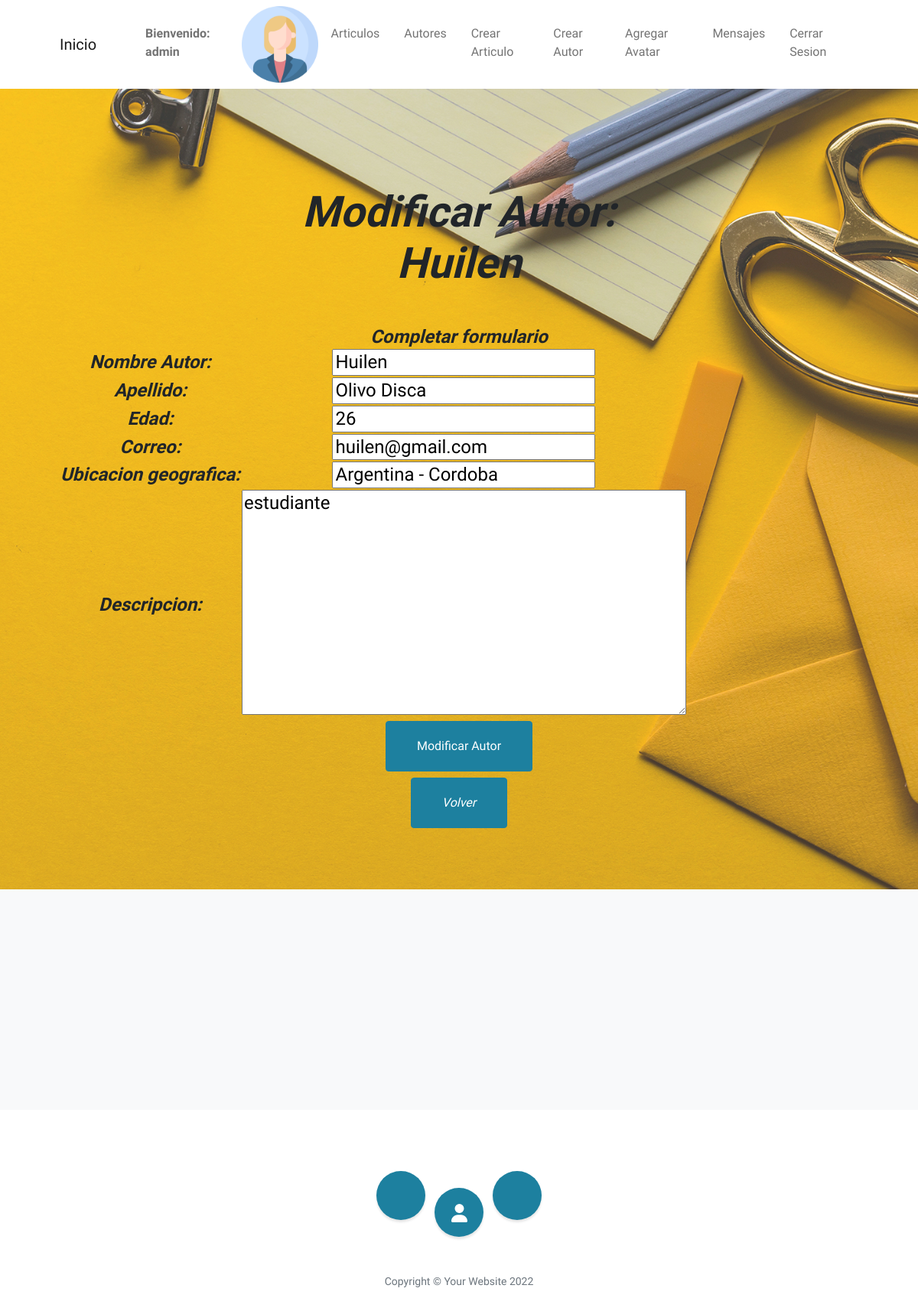
Page /editarautor/8 (signed in) on the committed database.
### AppBlog/models.py (models this page shows, shortened)
class Autor (models.Model):
    id = models.AutoField(primary_key= True)
    nombre = models.CharField (max_length = 80, blank = False, null = False, verbose_name= 'Nombre')
    apellido = models.CharField (max_length = 80, blank = False, null = False, verbose_name = 'Apellido' )
    edad= models.IntegerField (null = True, blank = True, verbose_name = 'Edad')
    correo = models.EmailField (unique = True, max_length= 100, verbose_name = 'Correo')
    ubicacion = models.CharField (max_length = 200, blank = False, null = False, verbose_name = 'ubicacion')
    descripcion = models.TextField (blank = False, null = False, verbose_name = 'Descripcion')

### AppBlog/views.py (the view)
@login_required
def editarautor (request,id):
    autor = Autor.objects.get(id=id)
    if request.method=="POST":
        form= AutorForm(request.POST)
        if form.is_valid():
            informacion=form.cleaned_data
            autor.nombre= informacion['nombre']
            autor.apellido= informacion ['apellido']
            autor.edad= informacion ['edad']
            autor.correo=informacion['correo']
            autor.ubicacion=informacion['ubicacion']
            autor.descripcion= informacion ['descripcion']
            autor.save()
            autor= Autor.objects.all()
            return render (request, 'AppBlog/autores.html', {"autores": autores, "mensaje": "Autor Editado Correctamente"})
        pass
    else:
        formulario= AutorForm(initial={"nombre":autor.nombre, "apellido":autor.apellido, "edad":autor.edad, "correo":autor.correo, "ubicacion":autor.ubicacion, "descripcion": autor.descripcion })
        return render (request, 'AppBlog/editarautor.html', {'form': formulario, 'autor': autor,  "avatar": obtenerAvatar(request)})

### AppBlog/forms.py
class AutorForm(forms.Form):
    nombre = forms.CharField (max_length = 80, label='Nombre Autor' )
    apellido = forms.CharField (max_length = 80, label='Apellido' )
    edad= forms.IntegerField (label='Edad')
    correo = forms.EmailField (max_length= 100, label='Correo')
    ubicacion = forms.CharField (max_length = 200, label='Ubicacion geografica')
    descripcion = forms.CharField (label='Descripcion', widget=forms.Textarea)

### AppBlog/views.py (called while the page is built)
def obtenerAvatar(request):
    lista=Avatar.objects.filter(user=request.user)
    if len(lista)!=0:
        avatar=lista[0].imagen.url
    else:
        avatar="/media/avatars/descarga.jpeg"
    return avatar

### AppBlog/templates/AppBlog/editarautor.html (shortened to what this page needs)
{% extends "AppBlog/padre.html" %}
{% load static %}
{% block titulo_url %}
    <h2 class="mx-auto mb-5">
        <em>Modificar Autor: {{ autor.nombre }}</em></h2>
    <h4><em>Completar formulario</em>
    <form action="{% url 'editarautor' autor.id %}" method="POST"> {% csrf_token %}
        <table>
            {{ form.as_table }}
        </table>
        <input type="submit" value="Modificar Autor" class="btn btn-primary btn-xl">
    </form></h4>
    <a class="btn btn-primary btn-xl" href="{% url 'autores' %}">Volver</a>
{% endblock %}

### AppBlog/templates/AppBlog/padre.html (shortened to what this page needs)
<!DOCTYPE html>
<html lang="en">
    <head>
        {% load static %}
        <link href="https://cdnjs.cloudflare.com/ajax/libs/simple-line-icons/2.5.5/css/simple-line-icons.min.css" rel="stylesheet" />
        <link href="{% static 'AppBlog/css/styles.css' %}" rel="stylesheet" />
    </head>
    <body id="page-top">
        <nav class="navbar navbar-expand-lg navbar-light" id="mainNav">
            <div class="container px-4 px-lg-5">
                <a class="navbar-brand" href="{% url 'inicio' %}">Inicio</a>
                <div class="collapse navbar-collapse" id="navbarResponsive">
                    <ul class="navbar-nav ms-auto py-4 py-lg-0">
                        {% if user.is_authenticated %}
                        <li class="nav-item"><a class="nav-link px-lg-3 py-3 py-lg-4" ></li><strong>Bienvenido: {{ user.username }} </strong></a></li>     <img src="{{ avatar }}" alt="" width="100" height="100">
                        <li class="nav-item"><a class="nav-link px-lg-3 py-3 py-lg-4" href="{% url 'articulos' %}">Articulos</a></li>
                        <li class="nav-item"><a class="nav-link px-lg-3 py-3 py-lg-4" href="{% url 'autores' %}">Autores</a></li>
                        <li class="nav-item"><a class="nav-link px-lg-3 py-3 py-lg-4" href="{% url 'crear_articulo' %}">Crear Articulo</a></li>
                        <li class="nav-item"><a class="nav-link px-lg-3 py-3 py-lg-4" href="{% url 'crear_autor' %}">Crear Autor</a></li>
                        <li class="nav-item"><a class="nav-link px-lg-3 py-3 py-lg-4" href="{% url 'agregarAvatar' %}">Agregar Avatar</a></li>
                        <li class="nav-item"><a class="nav-link px-lg-3 py-3 py-lg-4" href="{% url 'mensajes' %}">Mensajes</a></li>
                        <li class="nav-item"><a class="nav-link px-lg-3 py-3 py-lg-4" href="{% url 'logout' %}">Cerrar Sesion</a></li>
                        {% else %}
                        <li class="nav-item"><a class="nav-link px-lg-3 py-3 py-lg-4" href="{% url 'ingresar' %}">Ingresar Usuario</a></li>
                        {% endif %}
                    </ul>
                </div>
            </div>
        </nav>
        <section class="callout">
            <div class="container px-4 px-lg-5 text-center">
                <h2 class="mx-auto mb-5">
                    <em>{% block titulo_url %}
                        {% endblock %} </em>
                </h2>
            </div>
        </section>
        <section class="content-section bg-light" id="about">
            <div class="container px-4 px-lg-5 text-center">
                <div class="row gx-4 gx-lg-5 justify-content-center">
                    <div class="col-lg-10">
                    </div>
                </div>
            </div>
        </section>
        <footer class="footer text-center">
            <div class="container px-4 px-lg-5">
                <ul class="list-inline mb-5">
                    <li class="list-inline-item">
                        <a class="social-link rounded-circle text-white" href="https://github.com/HuilenOlivo/"></a>
                    </li>
                    <li class="list-inline-item">
                        <a class="social-link rounded-circle text-white mr-3" href="{% url 'presentacion' %}"><i class="fa-solid fa-user"></i></a>
                    </li>
                    <li class="list-inline-item">
                        <a class="social-link rounded-circle text-white mr-3" href="https://facebook.com/"></a>
                    </li>
                </ul>
                <p class="text-muted small mb-0">Copyright &copy; Your Website 2022</p>
            </div>
        </footer>
    </body>
</html>

### rows in the picture
Autor: nombre "Huilen", apellido "Olivo Disca", edad "26", correo "huilen@gmail.com", ubicacion "Argentina - Cordoba", descripcion "estudiante"

### other values in the picture
{{ user.username }} "admin"
